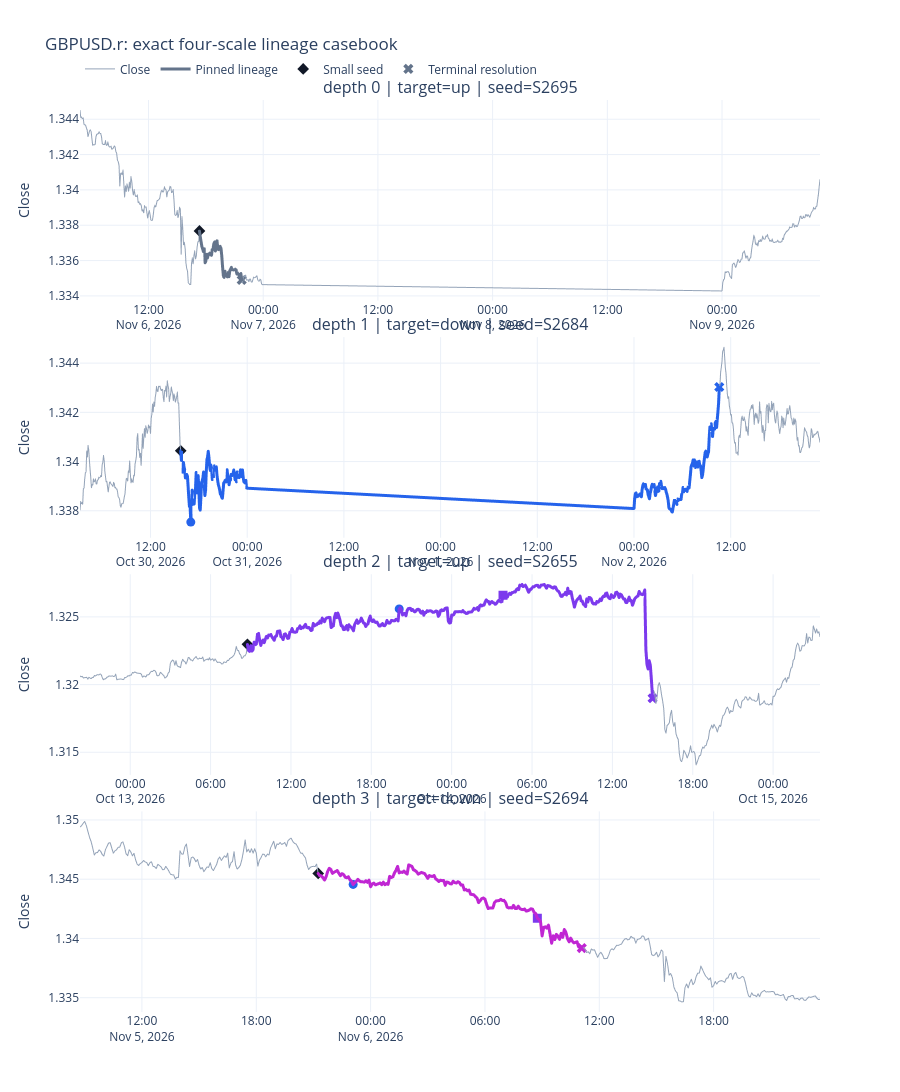

Notebook source saved alongside this figure:
### Code cell
def plot_linkage_casebook(close: pd.Series, examples: pd.DataFrame) -> go.Figure:
    figure = make_subplots(
        rows=len(examples),
        cols=1,
        vertical_spacing=min(0.045, 0.16 / len(examples)),
        subplot_titles=[
            (
                f"depth {int(example.terminal_depth)} | target={example.target_mode} | "
                f"seed={example.seed_small_event_id}"
            )
            for example in examples.itertuples(index=False)
        ],
    )
    depth_colors = {0: "#64748b", 1: "#2563eb", 2: "#7c3aed", 3: "#c026d3"}

    for row_number, example in enumerate(examples.itertuples(index=False), start=1):
        window_start = max(0, int(example.seed_position) - CASEBOOK_BARS_BEFORE)
        window_end = min(
            len(close), int(example.terminal_position) + CASEBOOK_BARS_AFTER + 1
        )
        price_window = close.iloc[window_start:window_end]
        active_path = close.iloc[int(example.seed_position):int(example.terminal_position) + 1]
        depth = int(example.terminal_depth)

        figure.add_trace(go.Scattergl(
            x=price_window.index,
            y=price_window.to_numpy(),
            mode="lines",
            name="Close",
            legendgroup="close",
            showlegend=row_number == 1,
            line={"color": "#94a3b8", "width": 1.0},
            hovertemplate="time=%{x}<br>close=%{y:.5f}<extra></extra>",
        ), row=row_number, col=1)
        figure.add_trace(go.Scattergl(
            x=active_path.index,
            y=active_path.to_numpy(),
            mode="lines",
            name="Pinned lineage",
            legendgroup="lineage",
            showlegend=row_number == 1,
            line={"color": depth_colors[depth], "width": 3.0},
            hovertemplate="active lineage<br>time=%{x}<br>close=%{y:.5f}<extra></extra>",
        ), row=row_number, col=1)

        markers = [
            ("Small seed", example.seed_time, "#111827", "diamond"),
            ("Medium hand-off", example.medium_time, "#2563eb", "circle"),
            ("Large hand-off", example.large_time, "#7c3aed", "square"),
            ("Terminal resolution", example.terminal_time, depth_colors[depth], "x"),
        ]
        for label, marker_time, color, symbol in markers:
            if pd.isna(marker_time):
                continue
            marker_position = close.index.get_loc(marker_time)
            figure.add_trace(go.Scatter(
                x=[marker_time],
                y=[close.iloc[marker_position]],
                mode="markers",
                name=label,
                legendgroup=label,
                showlegend=row_number == 1,
                marker={"color": color, "size": 9, "symbol": symbol},
                hovertemplate=f"{label}<br>time=%{{x}}<br>price=%{{y:.5f}}<extra></extra>",
            ), row=row_number, col=1)
        figure.update_yaxes(title_text="Close", row=row_number, col=1)

    figure.update_layout(
        title=f"{SYMBOL}: exact four-scale lineage casebook",
        template="plotly_white",
        height=max(850, 330 * len(examples)),
        hovermode="closest",
        legend={"orientation": "h", "y": 1.05, "x": 0.0},
    )
    return figure


plot_linkage_casebook(prices, casebook_lineages).show()

### Figure 1 — Plotly figure (JSON) as saved in the notebook; plotly's stock layout.template omitted (floating-point values rounded to 4 significant figures; data arrays with more than 128 entries replaced by an {"elided": "..."} marker saying what was removed)
{"data": [{"hovertemplate": "time=%{x}<br>close=%{y:.5f}<extra></extra>", "legendgroup": "close", "line": {"color": "#94a3b8", "width": 1.0}, "mode": "lines", "name": "Close", "showlegend": true, "type": "scattergl", "x": {"elided": "354 str values"}, "xaxis": "x", "y": {"elided": "354 float values"}, "yaxis": "y"}, {"hovertemplate": "active lineage<br>time=%{x}<br>close=%{y:.5f}<extra></extra>", "legendgroup": "lineage", "line": {"color": "#64748b", "width": 3.0}, "mode": "lines", "name": "Pinned lineage", "showlegend": true, "type": "scattergl", "x": ["2026-11-06T17:20:00+02:00", "2026-11-06T17:25:00+02:00", "2026-11-06T17:30:00+02:00", "2026-11-06T17:35:00+02:00", "2026-11-06T17:40:00+02:00", "2026-11-06T17:45:00+02:00", "2026-11-06T17:50:00+02:00", "2026-11-06T17:55:00+02:00", "2026-11-06T18:00:00+02:00", "2026-11-06T18:05:00+02:00", "2026-11-06T18:10:00+02:00", "2026-11-06T18:15:00+02:00", "2026-11-06T18:20:00+02:00", "2026-11-06T18:25:00+02:00", "2026-11-06T18:30:00+02:00", "2026-11-06T18:35:00+02:00", "2026-11-06T18:40:00+02:00", "2026-11-06T18:45:00+02:00", "2026-11-06T18:50:00+02:00", "2026-11-06T18:55:00+02:00", "2026-11-06T19:00:00+02:00", "2026-11-06T19:05:00+02:00", "2026-11-06T19:10:00+02:00", "2026-11-06T19:15:00+02:00", "2026-11-06T19:20:00+02:00", "2026-11-06T19:25:00+02:00", "2026-11-06T19:30:00+02:00", "2026-11-06T19:35:00+02:00", "2026-11-06T19:40:00+02:00", "2026-11-06T19:45:00+02:00", "2026-11-06T19:50:00+02:00", "2026-11-06T19:55:00+02:00", "2026-11-06T20:00:00+02:00", "2026-11-06T20:05:00+02:00", "2026-11-06T20:10:00+02:00", "2026-11-06T20:15:00+02:00", "2026-11-06T20:20:00+02:00", "2026-11-06T20:25:00+02:00", "2026-11-06T20:30:00+02:00", "2026-11-06T20:35:00+02:00", "2026-11-06T20:40:00+02:00", "2026-11-06T20:45:00+02:00", "2026-11-06T20:50:00+02:00", "2026-11-06T20:55:00+02:00", "2026-11-06T21:00:00+02:00", "2026-11-06T21:05:00+02:00", "2026-11-06T21:10:00+02:00", "2026-11-06T21:15:00+02:00", "2026-11-06T21:20:00+02:00", "2026-11-06T21:25:00+02:00", "2026-11-06T21:30:00+02:00", "2026-11-06T21:35:00+02:00", "2026-11-06T21:40:00+02:00", "2026-11-06T21:45:00+02:00"], "xaxis": "x", "y": [1.338, 1.337, 1.337, 1.337, 1.337, 1.337, 1.337, 1.336, 1.336, 1.336, 1.336, 1.336, 1.336, 1.336, 1.336, 1.336, 1.337, 1.337, 1.337, 1.337, 1.337, 1.337, 1.337, 1.337, 1.337, 1.337, 1.337, 1.337, 1.336, 1.336, 1.335, 1.335, 1.335, 1.335, 1.335, 1.335, 1.335, 1.335, 1.335, 1.336, 1.336, 1.335, 1.336, 1.335, 1.336, 1.336, 1.335, 1.335, 1.335, 1.335, 1.335, 1.335, 1.335, 1.335], "yaxis": "y"}, {"hovertemplate": "Small seed<br>time=%{x}<br>price=%{y:.5f}<extra></extra>", "legendgroup": "Small seed", "marker": {"color": "#111827", "size": 9, "symbol": "diamond"}, "mode": "markers", "name": "Small seed", "showlegend": true, "type": "scatter", "x": ["2026-11-06T17:20:00+02:00"], "xaxis": "x", "y": [1.338], "yaxis": "y"}, {"hovertemplate": "Terminal resolution<br>time=%{x}<br>price=%{y:.5f}<extra></extra>", "legendgroup": "Terminal resolution", "marker": {"color": "#64748b", "size": 9, "symbol": "x"}, "mode": "markers", "name": "Terminal resolution", "showlegend": true, "type": "scatter", "x": ["2026-11-06T21:45:00+02:00"], "xaxis": "x", "y": [1.335], "yaxis": "y"}, {"hovertemplate": "time=%{x}<br>close=%{y:.5f}<extra></extra>", "legendgroup": "close", "line": {"color": "#94a3b8", "width": 1.0}, "mode": "lines", "name": "Close", "showlegend": false, "type": "scattergl", "x": {"elided": "527 str values"}, "xaxis": "x2", "y": {"elided": "527 float values"}, "yaxis": "y2"}, {"hovertemplate": "active lineage<br>time=%{x}<br>close=%{y:.5f}<extra></extra>", "legendgroup": "lineage", "line": {"color": "#2563eb", "width": 3.0}, "mode": "lines", "name": "Pinned lineage", "showlegend": false, "type": "scattergl", "x": {"elided": "227 str values"}, "xaxis": "x2", "y": {"elided": "227 float values"}, "yaxis": "y2"}, {"hovertemplate": "Small seed<br>time=%{x}<br>price=%{y:.5f}<extra></extra>", "legendgroup": "Small seed", "marker": {"color": "#111827", "size": 9, "symbol": "diamond"}, "mode": "markers", "name": "Small seed", "showlegend": false, "type": "scatter", "x": ["2026-10-30T15:45:00+02:00"], "xaxis": "x2", "y": [1.34], "yaxis": "y2"}, {"hovertemplate": "Medium hand-off<br>time=%{x}<br>price=%{y:.5f}<extra></extra>", "legendgroup": "Medium hand-off", "marker": {"color": "#2563eb", "size": 9, "symbol": "circle"}, "mode": "markers", "name": "Medium hand-off", "showlegend": false, "type": "scatter", "x": ["2026-10-30T17:00:00+02:00"], "xaxis": "x2", "y": [1.338], "yaxis": "y2"}, {"hovertemplate": "Terminal resolution<br>time=%{x}<br>price=%{y:.5f}<extra></extra>", "legendgroup": "Terminal resolution", "marker": {"color": "#2563eb", "size": 9, "symbol": "x"}, "mode": "markers", "name": "Terminal resolution", "showlegend": false, "type": "scatter", "x": ["2026-11-02T10:35:00+02:00"], "xaxis": "x2", "y": [1.343], "yaxis": "y2"}, {"hovertemplate": "time=%{x}<br>close=%{y:.5f}<extra></extra>", "legendgroup": "close", "line": {"color": "#94a3b8", "width": 1.0}, "mode": "lines", "name": "Close", "showlegend": false, "type": "scattergl", "x": {"elided": "664 str values"}, "xaxis": "x3", "y": {"elided": "664 float values"}, "yaxis": "y3"}, {"hovertemplate": "active lineage<br>time=%{x}<br>close=%{y:.5f}<extra></extra>", "legendgroup": "lineage", "line": {"color": "#7c3aed", "width": 3.0}, "mode": "lines", "name": "Pinned lineage", "showlegend": false, "type": "scattergl", "x": {"elided": "364 str values"}, "xaxis": "x3", "y": {"elided": "364 float values"}, "yaxis": "y3"}, {"hovertemplate": "Small seed<br>time=%{x}<br>price=%{y:.5f}<extra></extra>", "legendgroup": "Small seed", "marker": {"color": "#111827", "size": 9, "symbol": "diamond"}, "mode": "markers", "name": "Small seed", "showlegend": false, "type": "scatter", "x": ["2026-10-13T08:45:00+02:00"], "xaxis": "x3", "y": [1.323], "yaxis": "y3"}, {"hovertemplate": "Medium hand-off<br>time=%{x}<br>price=%{y:.5f}<extra></extra>", "legendgroup": "Medium hand-off", "marker": {"color": "#2563eb", "size": 9, "symbol": "circle"}, "mode": "markers", "name": "Medium hand-off", "showlegend": false, "type": "scatter", "x": ["2026-10-13T20:05:00+02:00"], "xaxis": "x3", "y": [1.326], "yaxis": "y3"}, {"hovertemplate": "Large hand-off<br>time=%{x}<br>price=%{y:.5f}<extra></extra>", "legendgroup": "Large hand-off", "marker": {"color": "#7c3aed", "size": 9, "symbol": "square"}, "mode": "markers", "name": "Large hand-off", "showlegend": false, "type": "scatter", "x": ["2026-10-14T03:50:00+02:00"], "xaxis": "x3", "y": [1.327], "yaxis": "y3"}, {"hovertemplate": "Terminal resolution<br>time=%{x}<br>price=%{y:.5f}<extra></extra>", "legendgroup": "Terminal resolution", "marker": {"color": "#7c3aed", "size": 9, "symbol": "x"}, "mode": "markers", "name": "Terminal resolution", "showlegend": false, "type": "scatter", "x": ["2026-10-14T15:00:00+02:00"], "xaxis": "x3", "y": [1.319], "yaxis": "y3"}, {"hovertemplate": "time=%{x}<br>close=%{y:.5f}<extra></extra>", "legendgroup": "close", "line": {"color": "#94a3b8", "width": 1.0}, "mode": "lines", "name": "Close", "showlegend": false, "type": "scattergl", "x": {"elided": "467 str values"}, "xaxis": "x4", "y": {"elided": "467 float values"}, "yaxis": "y4"}, {"hovertemplate": "active lineage<br>time=%{x}<br>close=%{y:.5f}<extra></extra>", "legendgroup": "lineage", "line": {"color": "#c026d3", "width": 3.0}, "mode": "lines", "name": "Pinned lineage", "showlegend": false, "type": "scattergl", "x": {"elided": "167 str values"}, "xaxis": "x4", "y": {"elided": "167 float values"}, "yaxis": "y4"}, {"hovertemplate": "Small seed<br>time=%{x}<br>price=%{y:.5f}<extra></extra>", "legendgroup": "Small seed", "marker": {"color": "#111827", "size": 9, "symbol": "diamond"}, "mode": "markers", "name": "Small seed", "showlegend": false, "type": "scatter", "x": ["2026-11-05T21:15:00+02:00"], "xaxis": "x4", "y": [1.345], "yaxis": "y4"}, {"hovertemplate": "Medium hand-off<br>time=%{x}<br>price=%{y:.5f}<extra></extra>", "legendgroup": "Medium hand-off", "marker": {"color": "#2563eb", "size": 9, "symbol": "circle"}, "mode": "markers", "name": "Medium hand-off", "showlegend": false, "type": "scatter", "x": ["2026-11-05T23:05:00+02:00"], "xaxis": "x4", "y": [1.345], "yaxis": "y4"}, {"hovertemplate": "Large hand-off<br>time=%{x}<br>price=%{y:.5f}<extra></extra>", "legendgroup": "Large hand-off", "marker": {"color": "#7c3aed", "size": 9, "symbol": "square"}, "mode": "markers", "name": "Large hand-off", "showlegend": false, "type": "scatter", "x": ["2026-11-06T08:45:00+02:00"], "xaxis": "x4", "y": [1.342], "yaxis": "y4"}, {"hovertemplate": "Terminal resolution<br>time=%{x}<br>price=%{y:.5f}<extra></extra>", "legendgroup": "Terminal resolution", "marker": {"color": "#c026d3", "size": 9, "symbol": "x"}, "mode": "markers", "name": "Terminal resolution", "showlegend": false, "type": "scatter", "x": ["2026-11-06T11:05:00+02:00"], "xaxis": "x4", "y": [1.339], "yaxis": "y4"}], "layout": {"annotations": [{"font": {"size": 16}, "showarrow": false, "text": "depth 0 | target=up | seed=S2695", "x": 0.5, "xanchor": "center", "xref": "paper", "y": 1.0, "yanchor": "bottom", "yref": "paper"}, {"font": {"size": 16}, "showarrow": false, "text": "depth 1 | target=down | seed=S2684", "x": 0.5, "xanchor": "center", "xref": "paper", "y": 0.74, "yanchor": "bottom", "yref": "paper"}, {"font": {"size": 16}, "showarrow": false, "text": "depth 2 | target=up | seed=S2655", "x": 0.5, "xanchor": "center", "xref": "paper", "y": 0.48, "yanchor": "bottom", "yref": "paper"}, {"font": {"size": 16}, "showarrow": false, "text": "depth 3 | target=down | seed=S2694", "x": 0.5, "xanchor": "center", "xref": "paper", "y": 0.22, "yanchor": "bottom", "yref": "paper"}], "height": 1320, "hovermode": "closest", "legend": {"orientation": "h", "x": 0.0, "y": 1.05}, "title": {"text": "GBPUSD.r: exact four-scale lineage casebook"}, "xaxis": {"anchor": "y", "domain": [0.0, 1.0]}, "xaxis2": {"anchor": "y2", "domain": [0.0, 1.0]}, "xaxis3": {"anchor": "y3", "domain": [0.0, 1.0]}, "xaxis4": {"anchor": "y4", "domain": [0.0, 1.0]}, "yaxis": {"anchor": "x", "domain": [0.78, 1.0], "title": {"text": "Close"}}, "yaxis2": {"anchor": "x2", "domain": [0.52, 0.74], "title": {"text": "Close"}}, "yaxis3": {"anchor": "x3", "domain": [0.26, 0.48], "title": {"text": "Close"}}, "yaxis4": {"anchor": "x4", "domain": [0.0, 0.22], "title": {"text": "Close"}}}}
